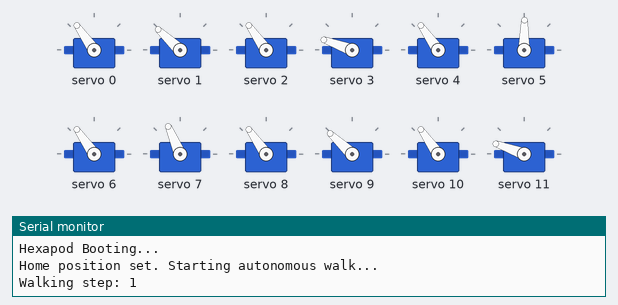
Bench run of a sketch on a simulated ESP32. Shown: 12 × servo, the last lines printed to the serial monitor. Random numbers use the default seed unless the sketch sets one.

Above: at 2.09 s.
At 6.0 s:
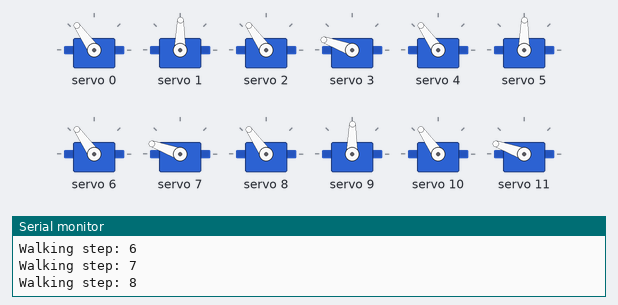
At 12.97 s:
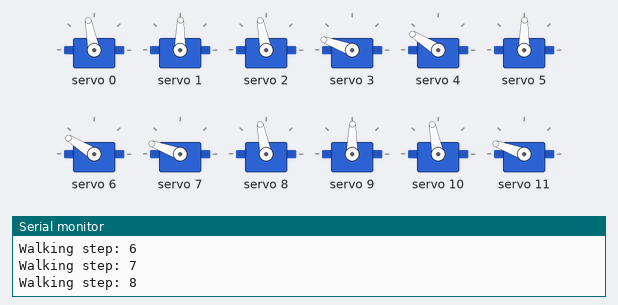
At 20.02 s:
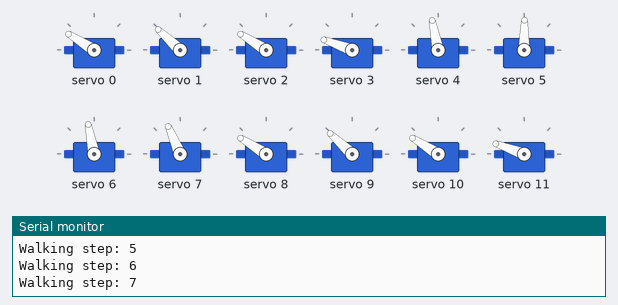
At 29.37 s:
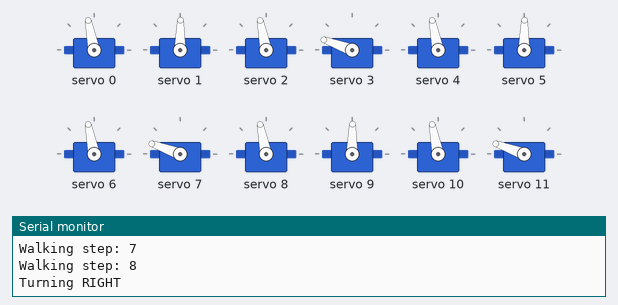
At 38.77 s:
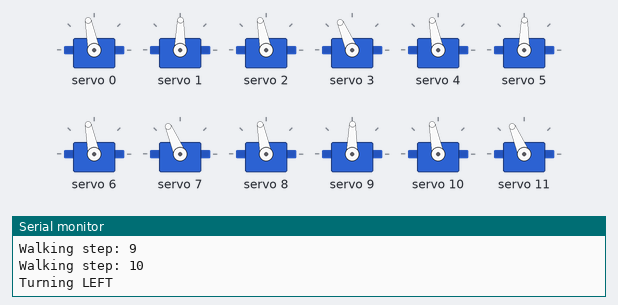
Timing chart, 0 to 40.0 s (numbered marks = the images above):
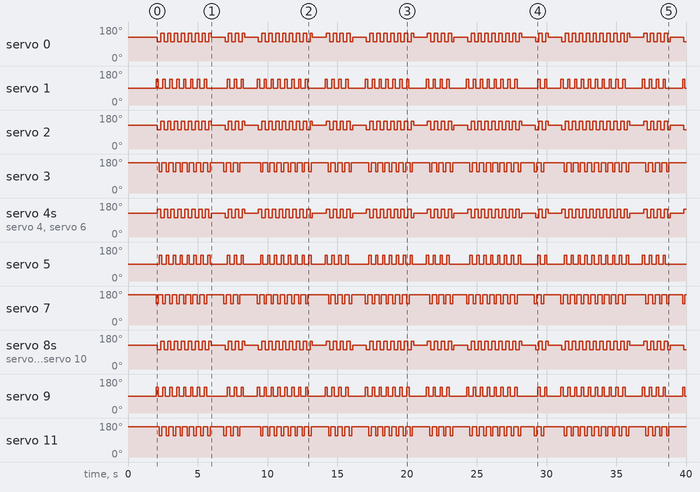

The sketch:

hexapod_og.ino.ino
```cpp
/*
 * HEXAPOD AUTONOMOUS ROBOT
 * Hardware: ESP32 + PCA9685 + 12x SG90 Servo Motors
 * Gait: Tripod Gait (most stable for 6-leg robots)
 *
 * LEG NUMBERING (top view):
 *   Front-Left(0)   Front-Right(1)
 *   Mid-Left(2)     Mid-Right(3)
 *   Rear-Left(4)    Rear-Right(5)
 *
 * PCA9685 CHANNEL MAPPING:
 *   Leg 0: CH0(coxa), CH1(tibia)
 *   Leg 1: CH2(coxa), CH3(tibia)
 *   Leg 2: CH4(coxa), CH5(tibia)
 *   Leg 3: CH6(coxa), CH7(tibia)
 *   Leg 4: CH8(coxa), CH9(tibia)
 *   Leg 5: CH10(coxa), CH11(tibia)
 *
 * TRIPOD GROUPS:
 *   Group A (lift together): Leg 0, 3, 4  (FL, MR, RL)
 *   Group B (lift together): Leg 1, 2, 5  (FR, ML, RR)
 */

#include <Wire.h>
#include <Adafruit_PWMServoDriver.h>

// ─── PCA9685 SETUP ───────────────────────────────────────────────
Adafruit_PWMServoDriver pca = Adafruit_PWMServoDriver(0x40); // Default I2C address

// ESP32 I2C Pins (change if needed)
#define SDA_PIN 21
#define SCL_PIN 22

// SG90 PWM values (50Hz)
#define SERVOMIN  150   // ~0 degrees
#define SERVOMAX  600   // ~180 degrees
#define SERVO_MID 375   // ~90 degrees (neutral)

// ─── SERVO ANGLE HELPER ──────────────────────────────────────────
// Maps 0-180 degree to PCA9685 pulse count
uint16_t angleToPulse(int angle) {
  angle = constrain(angle, 0, 180);
  return map(angle, 0, 180, SERVOMIN, SERVOMAX);
}

void setServo(uint8_t channel, int angle) {
  pca.setPWM(channel, 0, angleToPulse(angle));
}

// ─── LEG STRUCTURE ───────────────────────────────────────────────
struct Leg {
  uint8_t coxaCh;   // PCA9685 channel for coxa (horizontal rotation)
  uint8_t tibiaCh;  // PCA9685 channel for tibia (up/down)
  bool    mirrored; // Right side legs need mirrored angles
};

// 6 legs: FL, FR, ML, MR, RL, RR
Leg legs[6] = {
  {0,  1,  false},  // Leg 0: Front-Left
  {2,  3,  true },  // Leg 1: Front-Right
  {4,  5,  false},  // Leg 2: Mid-Left
  {6,  7,  true },  // Leg 3: Mid-Right
  {8,  9,  false},  // Leg 4: Rear-Left
  {10, 11, true },  // Leg 5: Rear-Right
};

// ─── NEUTRAL / HOME POSITIONS ────────────────────────────────────
// Coxa neutral = 90 (pointing sideways)
// Tibia down   = 60 (leg touching ground) — tune this!
// Tibia up     = 120 (leg lifted)

#define COXA_NEUTRAL   90
#define TIBIA_DOWN     60   // ← Tune this so feet touch ground
#define TIBIA_UP       100  // ← Tune this so feet clear ground
#define COXA_FORWARD   70   // Step forward
#define COXA_BACKWARD  110  // Step backward (push)
#define STEP_DELAY     80   // ms between moves (lower = faster walk)

// Apply coxa angle with mirroring for right-side legs
void setCoxaAngle(uint8_t legIdx, int angle) {
  if (legs[legIdx].mirrored) angle = 180 - angle;
  setServo(legs[legIdx].coxaCh, angle);
}

void setTibiaAngle(uint8_t legIdx, int angle) {
  if (legs[legIdx].mirrored) angle = 180 - angle;
  setServo(legs[legIdx].tibiaCh, angle);
}

// ─── ALL LEGS HOME ───────────────────────────────────────────────
void homePosition() {
  for (int i = 0; i < 6; i++) {
    setCoxaAngle(i, COXA_NEUTRAL);
    setTibiaAngle(i, TIBIA_DOWN);
  }
  delay(900);
}

// ─── TRIPOD GAIT - FORWARD WALK ──────────────────────────────────
/*
  Tripod A: legs 0, 3, 4 (FL, MR, RL)
  Tripod B: legs 1, 2, 5 (FR, ML, RR)

  One cycle:
  Phase 1: A lifts + moves forward | B pushes backward (stance)
  Phase 2: A puts down            | B stance hold
  Phase 3: B lifts + moves forward| A pushes backward (stance)
  Phase 4: B puts down            | A stance hold
*/

int tripodA[3] = {0, 3, 4};
int tripodB[3] = {1, 2, 5};

// Lift a group, move coxa forward, lower
void swingGroup(int* group, int fwd_angle) {
  // 1. Lift
  for (int i = 0; i < 3; i++)
    setTibiaAngle(group[i], TIBIA_UP);
  delay(STEP_DELAY);

  // 2. Swing coxa forward
  for (int i = 0; i < 3; i++)
    setCoxaAngle(group[i], fwd_angle);
  delay(STEP_DELAY);

  // 3. Lower
  for (int i = 0; i < 3; i++)
    setTibiaAngle(group[i], TIBIA_DOWN);
  delay(STEP_DELAY);
}

// Push a group's coxa backward (propulsion)
void pushGroup(int* group, int push_angle) {
  for (int i = 0; i < 3; i++)
    setCoxaAngle(group[i], push_angle);
}

void walkForwardStep() {
  // Phase 1: Swing A forward, push B backward simultaneously
  for (int i = 0; i < 3; i++) setTibiaAngle(tripodA[i], TIBIA_UP);
  delay(STEP_DELAY);
  for (int i = 0; i < 3; i++) setCoxaAngle(tripodA[i], COXA_FORWARD);
  pushGroup(tripodB, COXA_BACKWARD);
  delay(STEP_DELAY);
  for (int i = 0; i < 3; i++) setTibiaAngle(tripodA[i], TIBIA_DOWN);
  delay(STEP_DELAY);

  // Phase 2: Swing B forward, push A backward simultaneously
  for (int i = 0; i < 3; i++) setTibiaAngle(tripodB[i], TIBIA_UP);
  delay(STEP_DELAY);
  for (int i = 0; i < 3; i++) setCoxaAngle(tripodB[i], COXA_FORWARD);
  pushGroup(tripodA, COXA_BACKWARD);
  delay(STEP_DELAY);
  for (int i = 0; i < 3; i++) setTibiaAngle(tripodB[i], TIBIA_DOWN);
  delay(STEP_DELAY);
}

// ─── TURN LEFT ────────────────────────────────────────────────────
// Left legs push back, right legs push forward → robot turns left
void turnLeft(int steps) {
  int leftLegs[3]  = {0, 2, 4}; // FL, ML, RL
  int rightLegs[3] = {1, 3, 5}; // FR, MR, RR

  for (int s = 0; s < steps; s++) {
    // Lift left, move backward; right pushes forward
    for (int i = 0; i < 3; i++) setTibiaAngle(leftLegs[i], TIBIA_UP);
    delay(STEP_DELAY);
    for (int i = 0; i < 3; i++) setCoxaAngle(leftLegs[i], COXA_BACKWARD);
    for (int i = 0; i < 3; i++) setCoxaAngle(rightLegs[i], COXA_FORWARD);
    delay(STEP_DELAY);
    for (int i = 0; i < 3; i++) setTibiaAngle(leftLegs[i], TIBIA_DOWN);
    delay(STEP_DELAY);

    // Lift right, move forward; left pushes backward
    for (int i = 0; i < 3; i++) setTibiaAngle(rightLegs[i], TIBIA_UP);
    delay(STEP_DELAY);
    for (int i = 0; i < 3; i++) setCoxaAngle(rightLegs[i], COXA_BACKWARD);
    for (int i = 0; i < 3; i++) setCoxaAngle(leftLegs[i], COXA_FORWARD);
    delay(STEP_DELAY);
    for (int i = 0; i < 3; i++) setTibiaAngle(rightLegs[i], TIBIA_DOWN);
    delay(STEP_DELAY);
  }
}

// ─── TURN RIGHT ───────────────────────────────────────────────────
void turnRight(int steps) {
  int leftLegs[3]  = {0, 2, 4};
  int rightLegs[3] = {1, 3, 5};

  for (int s = 0; s < steps; s++) {
    for (int i = 0; i < 3; i++) setTibiaAngle(rightLegs[i], TIBIA_UP);
    delay(STEP_DELAY);
    for (int i = 0; i < 3; i++) setCoxaAngle(rightLegs[i], COXA_BACKWARD);
    for (int i = 0; i < 3; i++) setCoxaAngle(leftLegs[i], COXA_FORWARD);
    delay(STEP_DELAY);
    for (int i = 0; i < 3; i++) setTibiaAngle(rightLegs[i], TIBIA_DOWN);
    delay(STEP_DELAY);

    for (int i = 0; i < 3; i++) setTibiaAngle(leftLegs[i], TIBIA_UP);
    delay(STEP_DELAY);
    for (int i = 0; i < 3; i++) setCoxaAngle(leftLegs[i], COXA_BACKWARD);
    for (int i = 0; i < 3; i++) setCoxaAngle(rightLegs[i], COXA_FORWARD);
    delay(STEP_DELAY);
    for (int i = 0; i < 3; i++) setTibiaAngle(leftLegs[i], TIBIA_DOWN);
    delay(STEP_DELAY);
  }
}

// ─── AUTONOMOUS BEHAVIOR ─────────────────────────────────────────
/*
  Simple autonomous mode (no sensor):
  - Walk forward N steps
  - Random turn (left/right)
  - Repeat

  If you add HC-SR04 ultrasonic sensor later:
  - If obstacle < threshold → stop → turn → continue
  Uncomment sensor section below when ready!
*/

// ── Optional: HC-SR04 Ultrasonic ─────────────────────────────────
// #define TRIG_PIN 18
// #define ECHO_PIN 19
// #define OBSTACLE_CM 20  // Stop if obstacle within 20cm

// long readDistanceCM() {
//   digitalWrite(TRIG_PIN, LOW);
//   delayMicroseconds(2);
//   digitalWrite(TRIG_PIN, HIGH);
//   delayMicroseconds(10);
//   digitalWrite(TRIG_PIN, LOW);
//   long duration = pulseIn(ECHO_PIN, HIGH, 30000);
//   return duration * 0.034 / 2;
// }

int walkSteps = 0;
int maxStepsBeforeTurn = 8; // Walk 8 steps then turn

// ─── SETUP ───────────────────────────────────────────────────────
void setup() {
  Serial.begin(115200);
  Serial.println("Hexapod Booting...");

  Wire.begin(SDA_PIN, SCL_PIN);
  pca.begin();
  pca.setOscillatorFrequency(27000000);
  pca.setPWMFreq(50); // SG90 requires 50Hz

  delay(100);

  // Uncomment if using ultrasonic:
  // pinMode(TRIG_PIN, OUTPUT);
  // pinMode(ECHO_PIN, INPUT);

  homePosition();
  Serial.println("Home position set. Starting autonomous walk...");
  delay(1000);
}

// ─── MAIN LOOP ───────────────────────────────────────────────────
void loop() {
  // ── Optional obstacle check ──
  // long dist = readDistanceCM();
  // if (dist > 0 && dist < OBSTACLE_CM) {
  //   Serial.println("Obstacle! Turning...");
  //   homePosition();
  //   (random(2) == 0) ? turnLeft(4) : turnRight(4);
  //   homePosition();
  //   walkSteps = 0;
  //   return;
  // }

  // Walk forward
  if (walkSteps < maxStepsBeforeTurn) {
    Serial.print("Walking step: ");
    Serial.println(walkSteps + 1);
    walkForwardStep();
    walkSteps++;
  } else {
    // Random turn
    homePosition();
    int direction = random(2); // 0 = left, 1 = right
    int turnSteps = random(2, 6); // 2-5 turn steps

    if (direction == 0) {
      Serial.println("Turning LEFT");
      turnLeft(turnSteps);
    } else {
      Serial.println("Turning RIGHT");
      turnRight(turnSteps);
    }

    homePosition();
    walkSteps = 0;
    maxStepsBeforeTurn = random(5, 15); // Randomize next walk distance
  }
}
```

Measured:
- by itself, servo 0: 125° → 101° at 2.1 s, → 148° 0.25 s later, → 101° 0.24 s later, → 148° 0.25 s later, … (127 changes in this stretch)
- by itself, servo 1: 89° → 137° at 2.0 s, → 89° 0.17 s later, → 137° 0.33 s later, → 89° 0.17 s later, … (118 changes in this stretch)
- by itself, servo 2: 125° → 101° at 2.1 s, → 148° 0.24 s later, → 101° 0.25 s later, → 148° 0.24 s later, … (127 changes in this stretch)
- by itself, servo 3, servo 11: 160° → 113° at 2.3 s, → 160° 0.17 s later, → 113° 0.33 s later, → 160° 0.17 s later, … (116 changes in this stretch)
- by itself, servo 4, servo 6: 125° → 148° at 2.1 s, → 101° 0.25 s later, → 148° 0.25 s later, → 101° 0.25 s later, … (127 changes in this stretch)
- by itself, servo 5: 89° → 137° at 2.3 s, → 89° 0.17 s later, → 137° 0.33 s later, → 89° 0.17 s later, … (116 changes in this stretch)
- by itself, servo 7: 160° → 113° at 2.0 s, → 160° 0.17 s later, → 113° 0.33 s later, → 160° 0.17 s later, … (118 changes in this stretch)
- by itself, servo 8, servo 10: 125° → 101° at 2.1 s, → 148° 0.25 s later, → 101° 0.25 s later, → 148° 0.25 s later, … (127 changes in this stretch)
